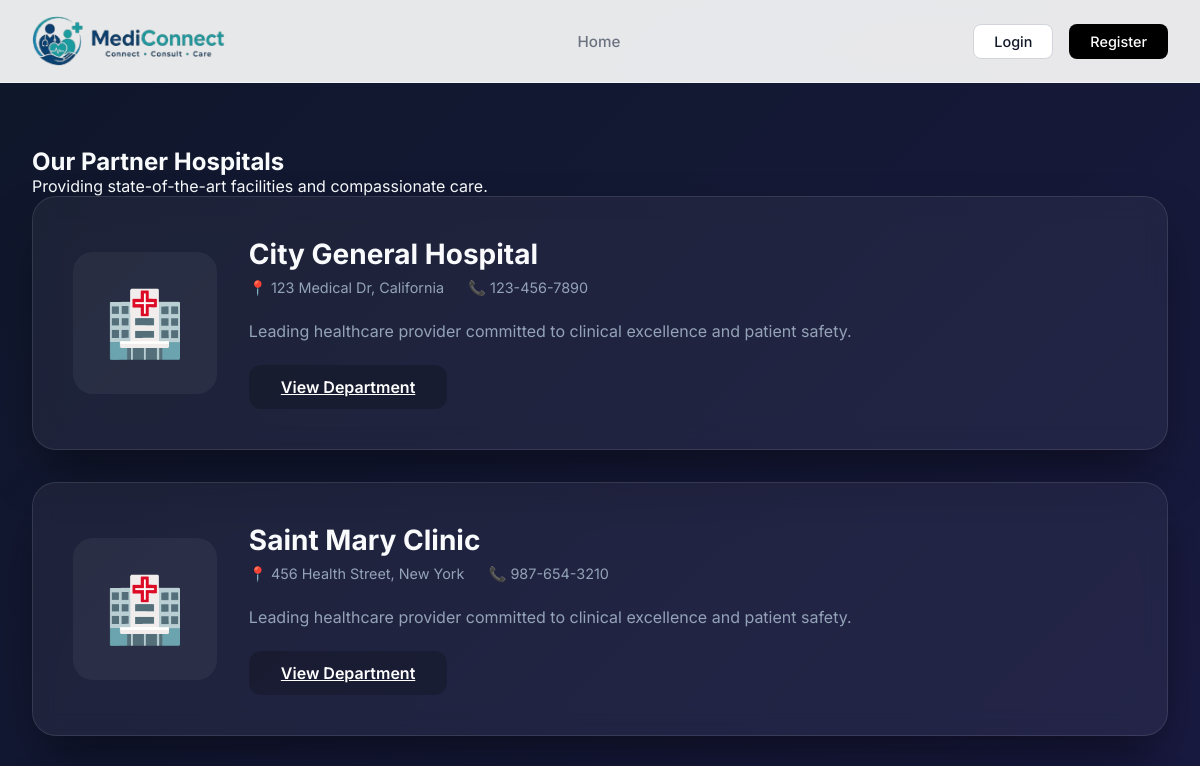
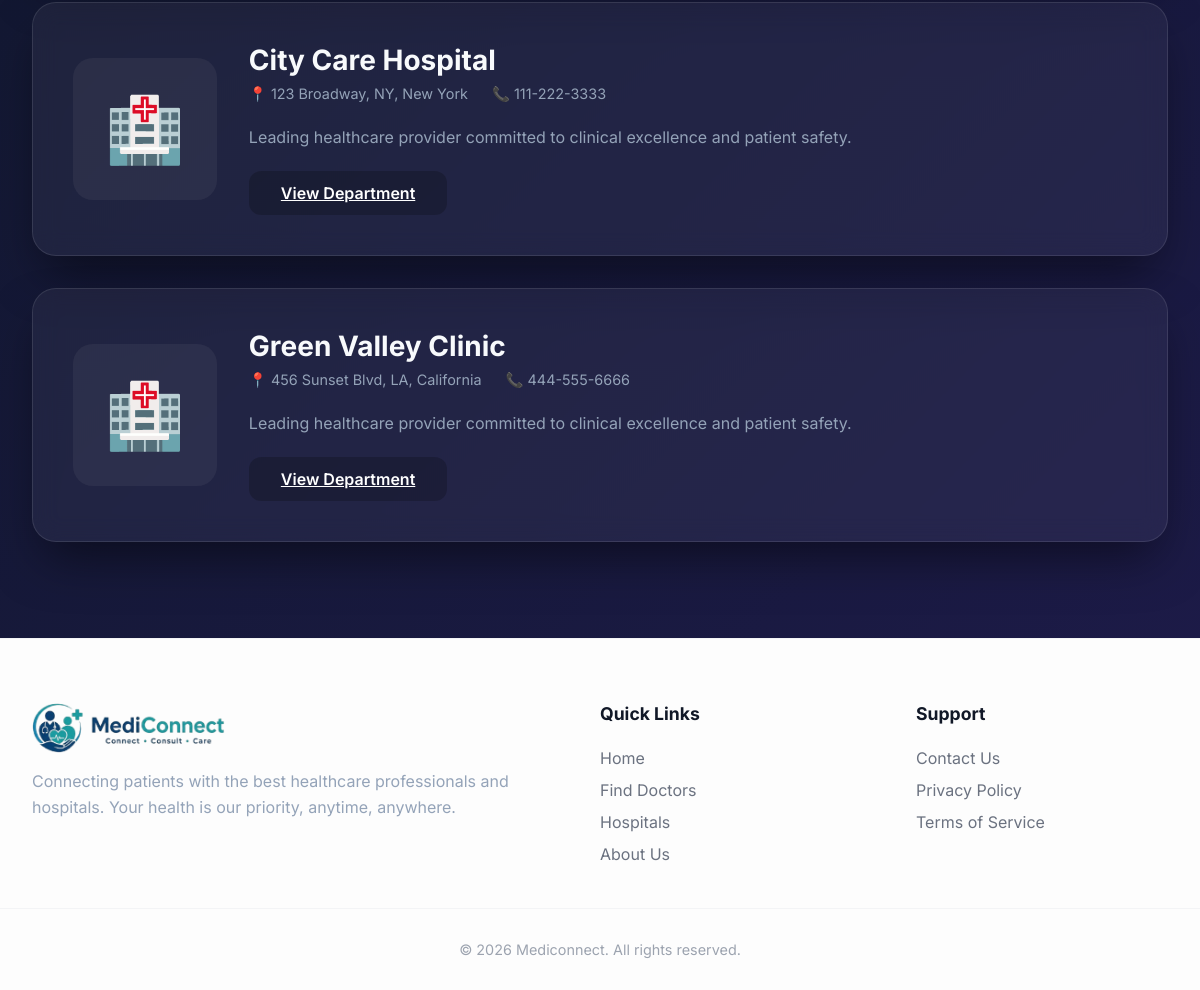
/core/hospitals/, run on the app's committed database (2 pictures, top to bottom).
### core/models.py (models this page shows, shortened)
class Hospital(models.Model):
    pic = models.ImageField(upload_to='hospital_pics/', null=True, blank=True)
    name = models.CharField(max_length=200)
    state = models.CharField(max_length=100)
    phone = models.CharField(max_length=15)
    address = models.TextField()
    email = models.EmailField(blank=True)

### core/views.py (the view)
# urls.py: path('hospitals/', views.hospital_list, name='hospital_list'),
def hospital_list(request):
    hospitals = Hospital.objects.all()
    return render(request, 'core/hospital_list.html', {'hospitals': hospitals})

### templates/core/hospital_list.html (shortened to what this page needs)
{% extends 'base.html' %}
{% block content %}
<div class="hospitals-container">
    <div class="section-header">
        <div class="section-title">
            <h2>Our Partner Hospitals</h2>
            <p>Providing state-of-the-art facilities and compassionate care.</p>
        </div>
    </div>
    {% for hospital in hospitals %}
    <div class="glass-card hospital-card">
        <div class="hosp-icon">
            {% if hospital.pic %}
                <img src="{{ hospital.pic.url }}" alt="{{ hospital.name }}" style="width: 100%; height: 100%; object-fit: cover; border-radius: 20px;">
            {% else %}
                🏥
            {% endif %}
        </div>
        <div class="hosp-details" style="flex: 1;">
            <h3>{{ hospital.name }}</h3>
            <div class="hosp-meta">
                <span>📍 {{ hospital.address }}, {{ hospital.state }}</span>
                <span>📞 {{ hospital.phone }}</span>
            </div>
            <p style="color: var(--text-muted); margin-bottom: 1.5rem;">Leading healthcare provider committed to clinical excellence and patient safety.</p>
            <div style="display: flex; gap: 1rem;">
                <a href="{% url 'hospital_doctors' hospital.id %}" class="btn btn-primary" style="width: auto; padding: 0.75rem 2rem; background: var(--input-bg);">View Department</a>
            </div>
        </div>
    </div>
    {% empty %}
    <p style="text-align: center; color: var(--text-muted); padding: 4rem;">No hospitals registered yet.</p>
    {% endfor %}
</div>
{% endblock %}

### static/css/style.css (style rules this page uses)
:root { --primary: #6366f1; --primary-dark: #4f46e5; --secondary: #ec4899; --accent: #8b5cf6; --bg-gradient: linear-gradient(135deg, #0f172a 0%, #1e1b4b 100%); --card-bg: rgba(255, 255, 255, 0.05); --glass-border: rgba(255, 255, 255, 0.1); --text-main: #f8fafc; --text-muted: #94a3b8; --input-bg: rgba(0, 0, 0, 0.2); }
* { margin: 0; padding: 0; box-sizing: border-box; font-family: 'Inter', system-ui, -apple-system, sans-serif; }
body { background: var(--bg-gradient); color: var(--text-main); min-height: 100vh; display: flex; flex-direction: column; }
.glass-card { background: var(--card-bg); backdrop-filter: blur(12px); -webkit-backdrop-filter: blur(12px); border: 1px solid var(--glass-border); border-radius: 24px; box-shadow: 0 25px 50px -12px rgba(0, 0, 0, 0.5); }
.btn { width: 100%; padding: 1rem; border-radius: 12px; border: none; font-weight: 600; font-size: 1rem; cursor: pointer; transition: all 0.3s cubic-bezier(0.4, 0, 0.2, 1); display: flex; align-items: center; justify-content: center; gap: 0.5rem; }
.btn-primary { background: linear-gradient(to right, var(--primary), var(--accent)); color: white; }

### templates/core/hospital_list.html (style rules this page uses)
.hospitals-container { padding: 4rem 2rem; max-width: 1200px; margin: 0 auto; }
.hospital-card { padding: 2.5rem; margin-bottom: 2rem; display: flex; gap: 2rem; align-items: center; }
.hosp-icon { font-size: 4rem; background: rgba(255, 255, 255, 0.05); padding: 2rem; border-radius: 20px; }
.hosp-details h3 { font-size: 1.75rem; margin-bottom: 0.5rem; }
.hosp-meta { display: flex; gap: 1.5rem; color: var(--text-muted); font-size: 0.9rem; margin-bottom: 1.5rem; }

### data on the page
Hospital: name "City General Hospital", address "123 Medical Dr", state "California", phone "123-456-7890"
Hospital: name "Saint Mary Clinic", address "456 Health Street", state "New York", phone "987-654-3210"
Hospital: name "City Care Hospital", address "123 Broadway, NY", state "New York", phone "111-222-3333"
Hospital: name "Green Valley Clinic", address "456 Sunset Blvd, LA", state "California", phone "444-555-6666"
